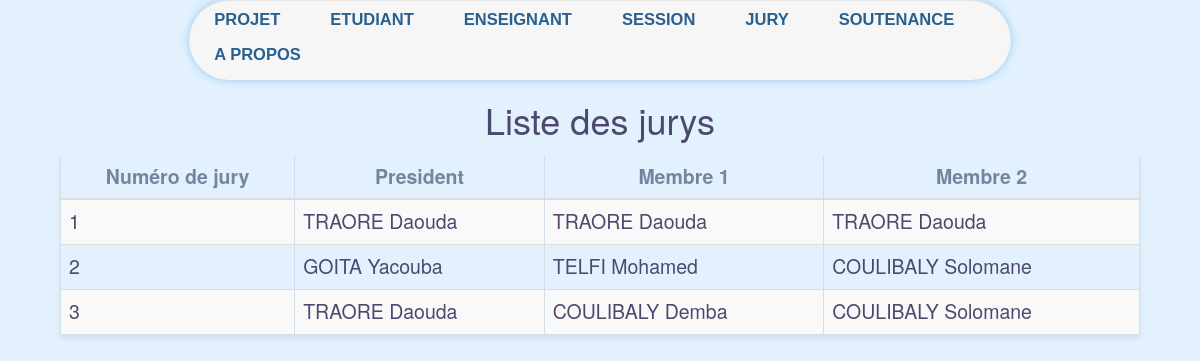
Screenshot of /lister_jury.php with the database file from the repository.
### tables this page shows
CREATE TABLE `jury` (
  `num_jury` int(10) NOT NULL,
  `codeEnsPr` int(10) NOT NULL,
  `codeEnsM1` int(10) NOT NULL,
  `codeEnsM2` int(10) NOT NULL
);

CREATE TABLE `enseignant` (
  `num_ens` int(10) NOT NULL,
  `nom_ens` varchar(30) NOT NULL,
  `prenom_ens` varchar(30) NOT NULL,
  `specialite` varchar(50) NOT NULL
);

### lister_jury.php (the view, shortened to what this page needs)
<!DOCTYPE html>
<html>
	<head>
		<link rel="stylesheet" type="text/css" href="css/bootstrap.css">
		<link rel="stylesheet" type="text/css" href="css/style.css">
		<link rel="stylesheet" type="text/css" href="css/menu.css">
	</head>
	<body>
		<?php
			include 'menu.php';
			include 'connect.php';
			$req = $pdo->query('SELECT * from jury');
			echo '<h1>Liste des jurys</h1>';
			if($req->rowCount()!=0){
				$req1 = $pdo->query('SELECT * from jury j, enseignant e where j.codeEnsPr=e.num_ens');
				$req2 = $pdo->query('SELECT * from jury j, enseignant e where j.codeEnsM1=e.num_ens');
				$req3 = $pdo->query('SELECT * from jury j, enseignant e where j.codeEnsM2=e.num_ens');
		        echo '<table width="80%" class="resultTable table table-striped">
		                    <thead>
		                        <th>Numéro de jury</th>
		                        <th>President</th>
		                        <th>Membre 1</th>
		                        <th>Membre 2</th>
		                    </thead>
		                    <tbody>';
		        while ($donnees = $req->fetch())
		            {
		            	$pr=$req1->fetch(); $m1=$req2->fetch(); $m2=$req3->fetch();
		                echo "<tr>";
		                    echo '<td>'.$donnees['num_jury'].'</td>';
		                    echo '<td>'.$pr['nom_ens'].' '.$pr['prenom_ens'].'</td>';
		                    echo '<td>'.$m1['nom_ens'].' '.$m1['prenom_ens'].'</td>';
		                    echo '<td>'.$m2['nom_ens'].' '.$m2['prenom_ens'].'</td>';
		                echo '</tr>';
		            }
		        echo    '</tbody>
		             </table>';
		    }
		    else
		        echo '<h1 style="color: gray;">Aucun résultat</h1>';
		?>
	</body>
</html>

### css/style.css (style rules this page uses)
body { width: 90%; min-width: 404px; margin: auto; font-size: 1.5em; color: #4c486e; background-color: rgba(208, 233, 252, 0.6); }
h1 { text-align: center; }
table { margin:auto; margin-top: 15px; margin-bottom: 10px; border-collapse: collapse; border: 1px outset #d1dfea; border-spacing: 0; }
th { border-top: 1px solid #d1dfea; border-left: 1px solid #d1dfea; border-right: 1px solid #d1dfea; color: #73869d; text-align: center; padding-left: 6px; padding-right: 6px; }
td { border-top: 1px solid #d1dfea; border-left: 1px solid #d1dfea; border-right: 1px solid #d1dfea; padding: 6px 13px; }
.resultTable { font-size: 1.3em; box-shadow: 0 5px 5px rgba(0, 0, 0, 0.075); border: none; }

### rows the page displays
jury: num_jury "1", enseignant.nom_ens "TRAORE", enseignant.prenom_ens "Daouda"
jury: num_jury "2", enseignant.nom_ens "GOITA", enseignant.prenom_ens "Yacouba", enseignant.nom_ens "TELFI", enseignant.prenom_ens "Mohamed", enseignant.nom_ens "COULIBALY", enseignant.prenom_ens "Solomane"
jury: num_jury "3", enseignant.nom_ens "TRAORE", enseignant.prenom_ens "Daouda", enseignant.nom_ens "COULIBALY", enseignant.prenom_ens "Demba", enseignant.prenom_ens "Solomane"
